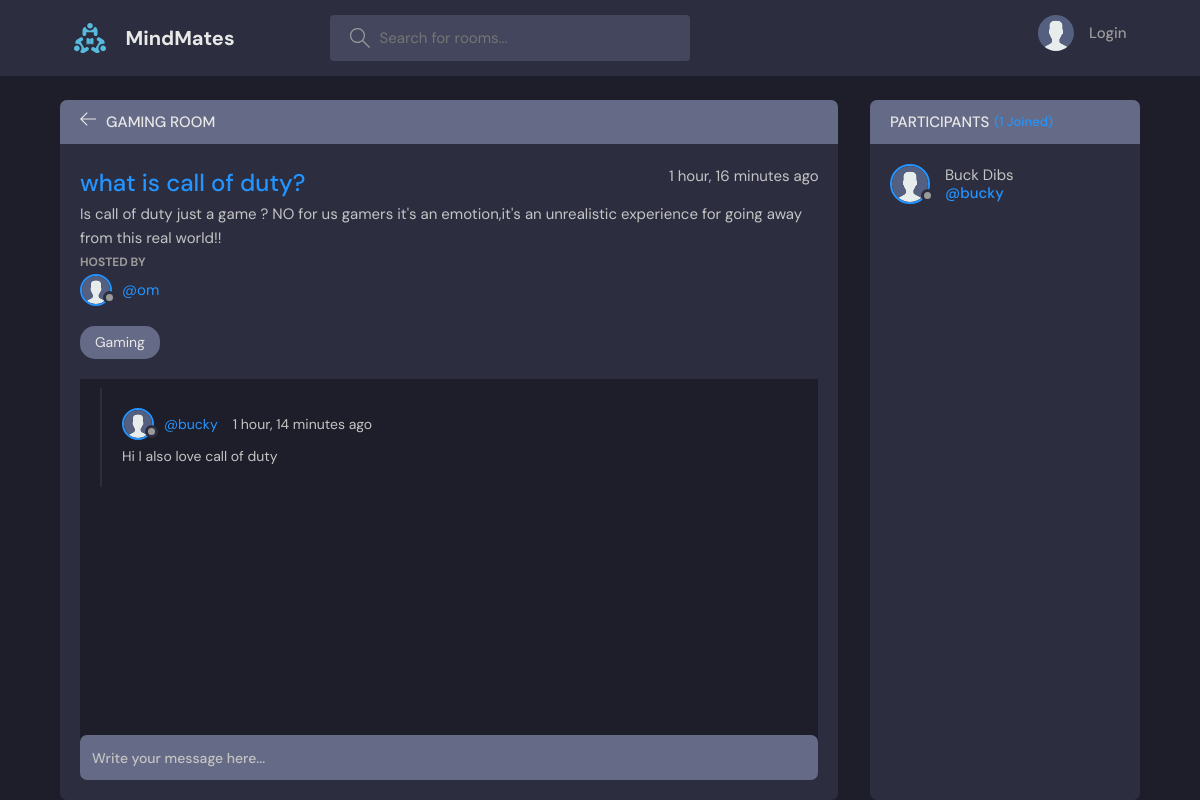
Page /room/2/ on the committed database.
### base/models.py (models this page shows, shortened)
class Room(models.Model):
    host = models.ForeignKey(User, on_delete=models.SET_NULL, null=True)
    topic = models.ForeignKey(Topic, on_delete=models.SET_NULL, null=True)
    name = models.CharField(max_length=200)
    description = models.TextField(null=True, blank=True)
    participants = models.ManyToManyField(User,related_name='participants',blank=True)
    updated = models.DateTimeField(auto_now=True)
    created = models.DateTimeField(auto_now_add=True)
    class Meta:
        ordering = ['-updated', '-created']

class Topic(models.Model):
    name = models.CharField(max_length=200)
    def __str__(self):
        return self.name

class User(AbstractUser):
    name = models.CharField(max_length=200,null=True)
    email = models.EmailField(unique=True,null=True)
    bio = models.TextField(null=True)
    USERNAME_FIELD = 'email'
    REQUIRED_FIELDS = []

class Message(models.Model):
    user = models.ForeignKey(User, on_delete=models.CASCADE)
    room = models.ForeignKey(Room, on_delete=models.CASCADE)
    body = models.TextField()
    updated = models.DateTimeField(auto_now=True)
    created = models.DateTimeField(auto_now_add=True)
    class Meta:
        ordering = ['-updated', '-created']

### base/views.py (the view, shortened to what this page needs)
# urls.py: path("room/<str:pk>/", views.room,name="room"),
def room(request, pk):
    room = Room.objects.get(id=pk)
    room_messages = room.message_set.all()
    participants = room.participants.all()
    context = {'room': room, 'room_messages': room_messages,
               'participants': participants}
    return render(request, 'base/room.html', context)

### base/templates/base/room.html (shortened to what this page needs)
{% extends 'main.html' %}
{% block content %}
{%load static %}
<main class="profile-page layout layout--2">
  <div class="container">
    <div class="room">
      <div class="room__top">
        <div class="room__topLeft">
          <a href="{% url 'home' %}">
            <svg version="1.1" xmlns="http://www.w3.org/2000/svg" width="32" height="32" viewBox="0 0 32 32">
              <title>arrow-left</title>
              <path
                d="M13.723 2.286l-13.723 13.714 13.719 13.714 1.616-1.611-10.96-10.96h27.625v-2.286h-27.625l10.965-10.965-1.616-1.607z">
              </path>
            </svg>
          </a>
          <h3>{{room.topic}} Room</h3>
        </div>
      </div>
      <div class="room__box scroll">
        <div class="room__header scroll">
          <div class="room__info">
            <h3>{{room.name}}</h3>
            <span>{{room.created|timesince}} ago</span>
          </div>
          <div class="room__details">
            {{room.description}}
          </div>
          <div class="room__hosted">
            <p>Hosted By</p>
            <a href="{% url 'user-profile' room.host.id %}" class="room__author">
              <div class="avatar avatar--small">
                <img src="{%static 'images/avatar.svg'%}" />
              </div>
              <span>@{{room.host.username}}</span>
            </a>
          </div>
          <span class="room__topics">{{room.topic}}</span>
        </div>
        <div class="room__conversation">
          <div class="threads scroll">
            {% for message in room_messages %}
            <div class="thread">
              <div class="thread__top">
                <div class="thread__author">
                  <a href="{% url 'user-profile' message.user.id %}" class="thread__authorInfo">
                    <div class="avatar avatar--small">
                      <img src="{%static 'images/avatar.svg' %}" />
                    </div>
                    <span>@{{message.user.username}}</span>
                  </a>
                  <span class="thread__date">{{message.created|timesince}} ago</span>
                </div>
              </div>
              <div class="thread__details">
                {{message.body}}
              </div>
            </div>
            {% endfor %}
          </div>
        </div>
      </div>
      <div class="room__message">
        <form action="" method="POST">
          <input name="body" placeholder="Write your message here..." />
        </form>
      </div>
    </div>
    <div class="participants">
      <h3 class="participants__top">Participants <span>({{participants.count}} Joined)</span></h3>
      <div class="participants__list scroll">
        {% for user in participants %}
        <a href="{%  url 'user-profile' user.id %}" class="participant">
          <div class="avatar avatar--medium">
            <img src="{%static 'images/avatar.svg' %}" />
          </div>
          <p>
            {{user.name}}
            <span>@{{user.username}}</span>
          </p>
        </a>
        {% endfor %}
      </div>
    </div>
  </div>
</main>
{% endblock content %}

### rows in the picture
Room: topic "GAMING", name "what is call of duty?", created "1 hour, 16 minutes", description "Is call of duty just a game ? NO for us gamers it's an emotion,it's an unrealistic experience for going away from this real world!!", host.username "om", topic "Gaming"
Message: user.username "bucky", created "1 hour, 14 minutes", body "Hi I also love call of duty"
User: name "Buck Dibs", username "bucky"
